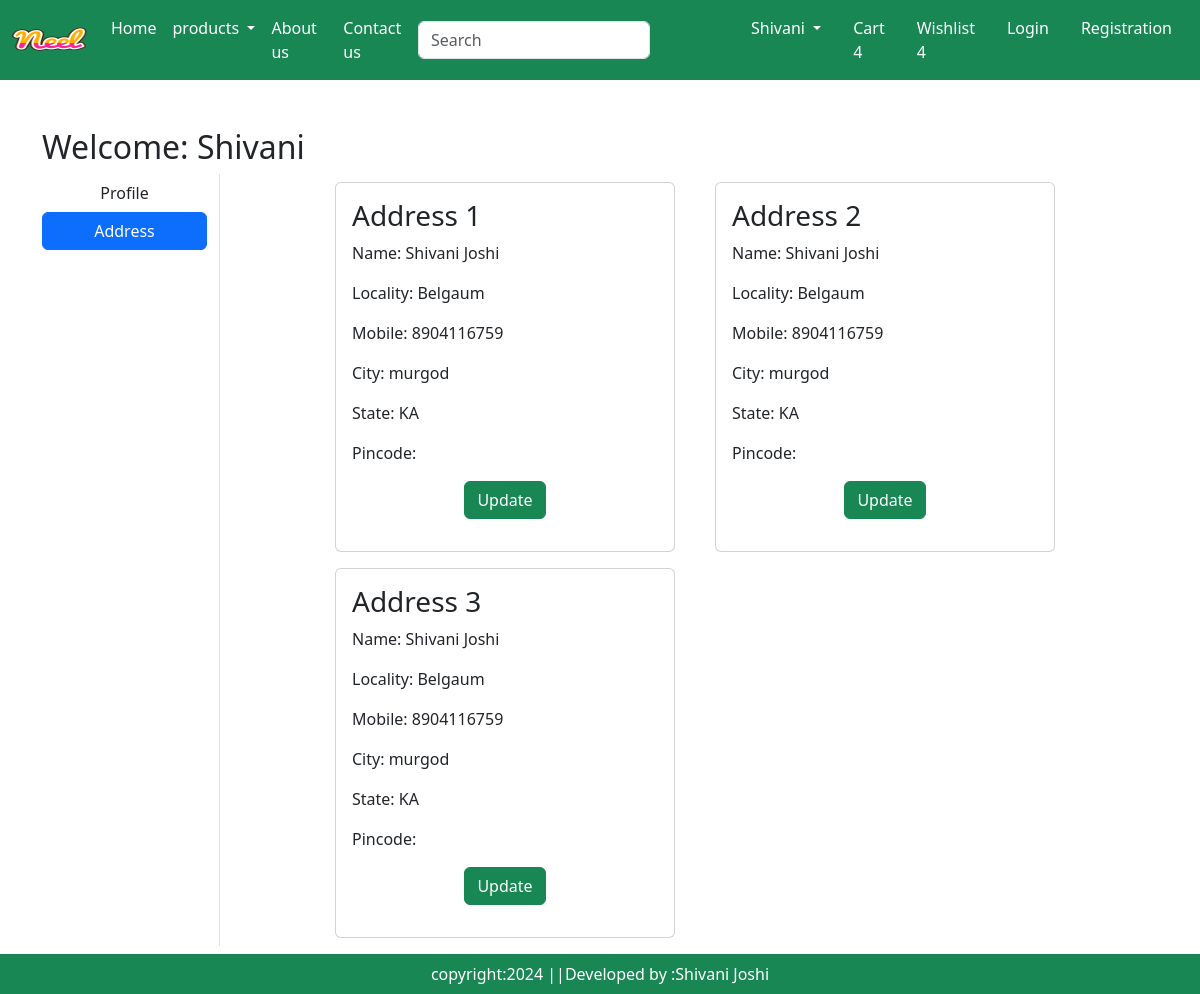
The page /address/ (signed in) on the database its author committed.
### app/models.py (models this page shows, shortened)
class Customer(models.Model):
    user=models.ForeignKey(User,on_delete=models.CASCADE)
    name=models.CharField(max_length=200)
    locality=models.CharField(max_length=200)
    city=models.CharField(max_length=50)
    mobile=models.IntegerField(default=0)
    zipcode=models.IntegerField()
    state=models.CharField(choices=STATE_CHOICES,max_length=100)

### app/views.py (the view)
# urls.py: path('address/', views.address, name='address'),
def address(request):
    add=Customer.objects.filter(user=request.user)
    return render(request,'app/address.html',locals())

### app/templates/app/address.html (shortened to what this page needs)
{% extends "app/base.html" %}
{% load static %}
{% block main-content %}
<div class="container my-5">
    <div class="row">
        <h2>Welcome: <span class="text-capitalize">{{ request.user }}</span></h2>
        <div class="col-sm-2 border-end">
            <ul class="list-unstyled">
                <li class="d-grid"><a href="{% url 'profile' %}" class="btn">Profile</a></li>
                <li class="d-grid"><a href="#" class="btn btn-primary">Address</a></li>
            </ul>
        </div>
        <div class="col-sm-8 offset-sm-1">
            <div class="row">
                {% for ad in add %}
                <div class="col-sm-6">
                    <div class="card m-2">
                        <div class="card-body">
                            <h3>Address {{ forloop.counter }}</h3>
                            <p>Name: {{ ad.name }}</p>
                            <p>Locality: {{ ad.locality }}</p>
                            <p>Mobile: {{ ad.mobile }}</p>
                            <p>City: {{ ad.city }}</p>
                            <p>State: {{ ad.state }}</p>
                            <p>Pincode: {{ ad.pincode }}</p>
                            <p class="text-center">
                                <a href="{% url 'updateAddress' pk=ad.id %}" class="btn btn-success">Update</a>
                            </p>
                        </div>
                    </div>
                </div>
                {% endfor %}
            </div>
        </div>
    </div>
</div>
{% endblock main-content %}

### rows shown on the page
Customer: name "Shivani Joshi", locality "Belgaum", mobile "8904116759", city "murgod", state "KA"
Customer: name "Shivani Joshi", locality "Belgaum", mobile "8904116759", city "murgod", state "KA"
Customer: name "Shivani Joshi", locality "Belgaum", mobile "8904116759", city "murgod", state "KA"

### other values the page prints
{{ request.user }} "Shivani"
